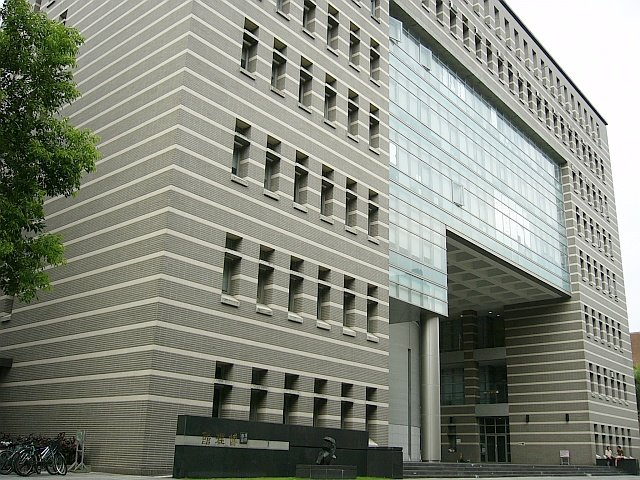
#> input picture canny/img/BL_01.jpg, 640 x 480 px
$ python canny_edge_detection.py -i ./img/BL_01.jpg -o ./img/BL_01_EDGE_01.jpg
#> lines starting #> are read from the running program, lines starting #| are printed output that depends on the picture; after the words box and inside, x2 and y2 are one past the last pixel; in counts of white or black regions, pixels touching at a corner belong together
### command usage:
### python canny_edge_detection.py -i [input file] -o [output file]

### command expamples:
### python canny_edge_detection.py -i ./img/BL_01.jpg -o ./img/BL_01_EDGE_01.jpg
### output expamples:
### ../
###   canny_edge_detection.py
###   img/
###     BL_01.jpg
###     BL_01_EDGE_01.jpg

### Reference:
### https://towardsdatascience.com/canny-edge-detection-step-by-step-in-python-computer-vision-b49c3a2d8123


import numpy as np
import cv2
from scipy import signal
from scipy import misc
from scipy import ndimage
import matplotlib.pyplot as plt
import argparse

def gaussian_kernel(size, sigma=1):
    size = int(size) // 2
    x, y = np.mgrid[-size:size+1, -size:size+1]
    normal = 1 / (2.0 * np.pi * sigma**2)
    g =  np.exp(-((x**2 + y**2) / (2.0*sigma**2))) * normal
    return g

def sobel_filters(img):
    Kx = np.array([[-1, 0, 1], [-2, 0, 2], [-1, 0, 1]], np.float32)
    Ky = np.array([[1, 2, 1], [0, 0, 0], [-1, -2, -1]], np.float32)

    Ix = ndimage.filters.convolve(img, Kx)
    Iy = ndimage.filters.convolve(img, Ky)

    G = np.hypot(Ix, Iy)
    G = G / G.max() * 255
    theta = np.arctan2(Iy, Ix)

    return (G, theta)

def non_max_suppression(img, D):
    M, N = img.shape
    Z = np.zeros((M,N), dtype=np.int32)
    angle = D * 180. / np.pi
    angle[angle < 0] += 180

    for i in range(1,M-1):
        for j in range(1,N-1):
            try:
                q = 255
                r = 255

                #angle 0
                if (0 <= angle[i,j] < 22.5) or (157.5 <= angle[i,j] <= 180):
                    q = img[i, j+1]
                    r = img[i, j-1]
                #angle 45
                elif (22.5 <= angle[i,j] < 67.5):
                    q = img[i+1, j-1]
                    r = img[i-1, j+1]
                #angle 90
                elif (67.5 <= angle[i,j] < 112.5):
                    q = img[i+1, j]
                    r = img[i-1, j]
                #angle 135
                elif (112.5 <= angle[i,j] < 157.5):
                    q = img[i-1, j-1]
                    r = img[i+1, j+1]

                if (img[i,j] >= q) and (img[i,j] >= r):
                    Z[i,j] = img[i,j]
                else:
                    Z[i,j] = 0

            except IndexError as e:
                pass

    return Z

def threshold(img, lowThresholdRatio=0.05, highThresholdRatio=0.09):

    highThreshold = img.max() * highThresholdRatio;
    lowThreshold = highThreshold * lowThresholdRatio;

    M, N = img.shape
    res = np.zeros((M,N), dtype=np.int32)

    weak = np.int32(25)
    strong = np.int32(255)

    strong_i, strong_j = np.where(img >= highThreshold)
    zeros_i, zeros_j = np.where(img < lowThreshold)

    weak_i, weak_j = np.where((img <= highThreshold) & (img >= lowThreshold))

    res[strong_i, strong_j] = strong
    res[weak_i, weak_j] = weak

    return (res, weak, strong)

def hysteresis(img, weak, strong=255):
    M, N = img.shape
    for i in range(1, M-1):
        for j in range(1, N-1):
            if (img[i,j] == weak):
                try:
                    if ((img[i+1, j-1] == strong) or (img[i+1, j] == strong) or (img[i+1, j+1] == strong)
                        or (img[i, j-1] == strong) or (img[i, j+1] == strong)
                        or (img[i-1, j-1] == strong) or (img[i-1, j] == strong) or (img[i-1, j+1] == strong)):
                        img[i, j] = strong
                    else:
                        img[i, j] = 0
                except IndexError as e:
                    pass
    return img

def canny(img_path, img_out_path):

#> called with img_path = './img/BL_01.jpg', img_out_path = './img/BL_01_EDGE_01.jpg'
    img = cv2.imread(img_path, cv2.IMREAD_GRAYSCALE)
#> img: shape (480, 640); min 0, max 255, mean 134.4
    grad = signal.convolve2d(img, gaussian_kernel(5, 1.4), boundary='symm')
    grad = cv2.normalize(grad.astype('float'), None, 0.0, 1.0, cv2.NORM_MINMAX)
    print("convolution done")

    #####   OpenCV stores images in BGR order instead of RGB
    #####   But this img is grayscale so it is fine to use plt without transmformation
    #####   still not sure why cv2.imshow() here fails

    #####   (Update)
    #####   I know why cv2.imshow() here fails
    #####   plz refer to https://www.mathworks.com/matlabcentral/answers/88934-images-don-t-show-with-imshow-after-converting-them-to-double for more

    # gaussian = cv2.GaussianBlur(img,(5,5),1)
    #####  There is default gaussian blur in CV module


    G, theta = sobel_filters(grad)
#> in sobel_filters, `Iy = ndimage.filters.convolve(img, Ky)`:
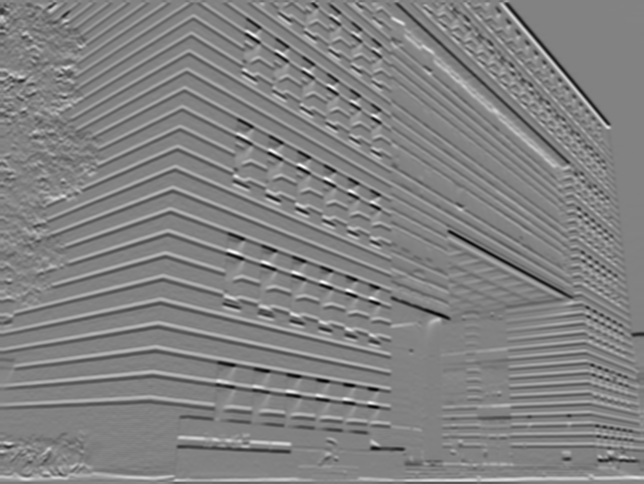
#> Iy: shape (484, 644) float64; min -1.55, max 1.48, mean -0.00407; drawn with min black and max white
#> in sobel_filters, `G = np.hypot(Ix, Iy)`:
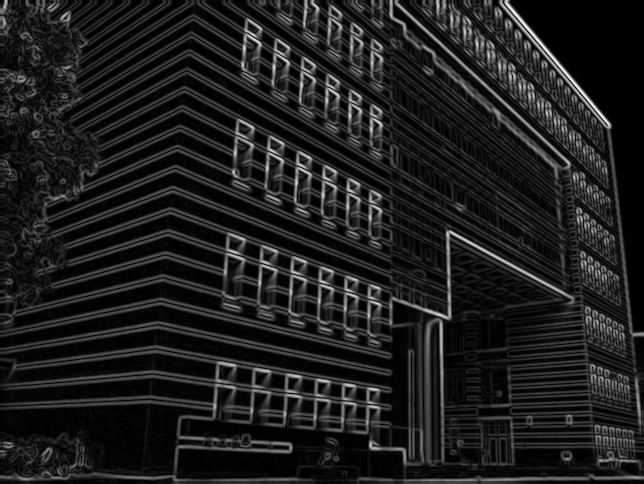
#> G: shape (484, 644) float64; min 0, max 1.92, mean 0.234; drawn with min black and max white
#> in sobel_filters, `theta = np.arctan2(Iy, Ix)`:
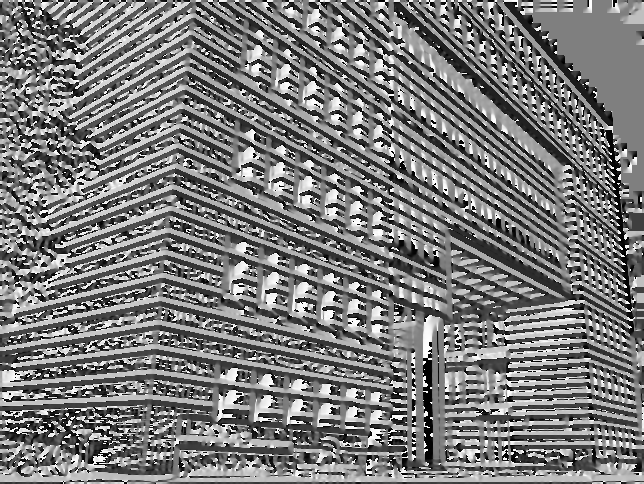
#> theta: shape (484, 644) float64; min -3.14, max 3.14, mean -0.125; drawn with min black and max white
    # print(np.shape(G))
    # print(np.shape(theta))
    #####   G is the magnitude of the gradient
    #####   theta is the slope of the gradient

    img3 = non_max_suppression(G, theta)
#> in non_max_suppression, `angle[angle < 0] += 180`:
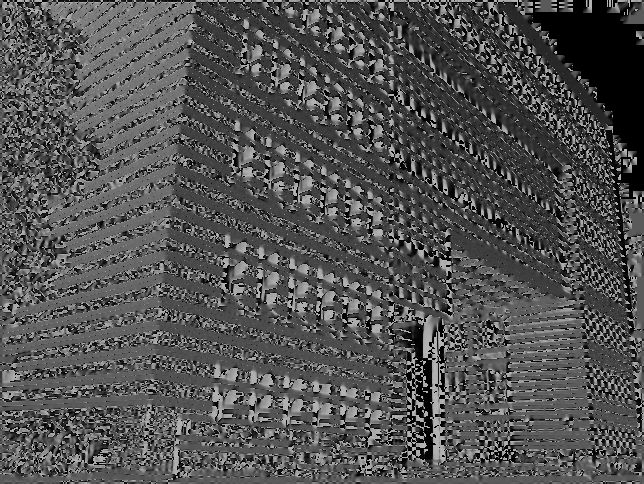
#> angle: shape (484, 644) float64; min 0, max 180, mean 82.1
#> after the loop in non_max_suppression, `for i in range(1,M-1):`:
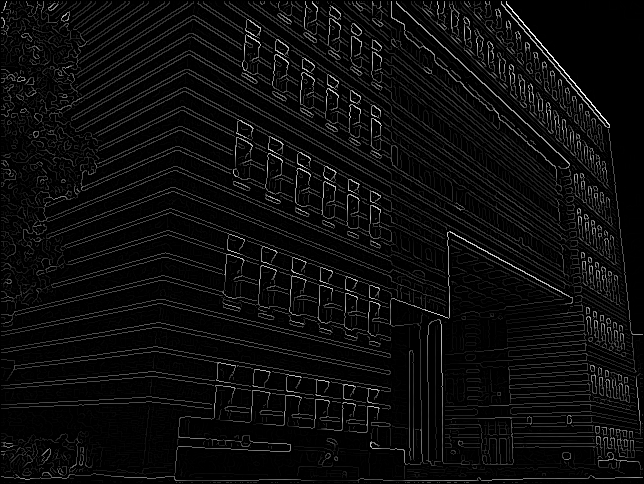
#> Z: shape (484, 644) int32; min 0, max 255, mean 11.9
    img_res, img_weak, img_strong = threshold(img3, 0.7, 0.2)
#> in threshold, `highThreshold = img.max() * highThresholdRatio;`: highThreshold = 51
#> in threshold, `lowThreshold = highThreshold * lowThresholdRatio;`: lowThreshold = 35.7
#> in threshold, `weak_i, weak_j = np.where((img <= highThreshold) & (img >= lowThreshol..`: weak_i = 10902 values from 1 to 482; weak_j = 10902 values, max 642 at index 9821, min 1 at index 1269, mean 347.9
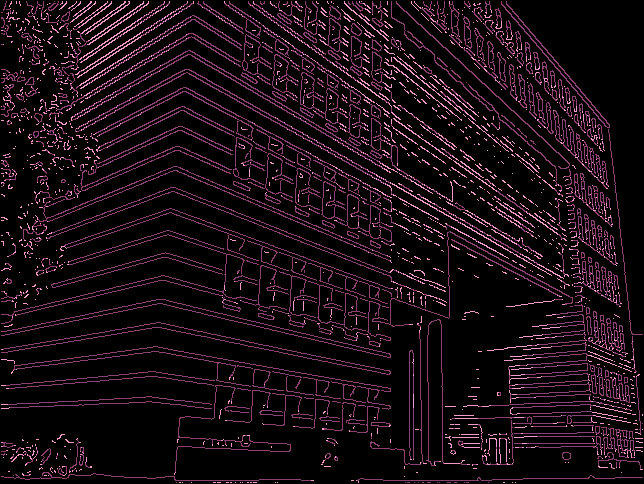
#> img_res: shape (484, 644) int32; 3 distinct labels, from 0 to 255; one colour per label, 0 black
#> img_weak = 25; img_strong = 255
    img7 = hysteresis(img_res, img_weak, img_strong)
#> after the loop in hysteresis, `for i in range(1, M-1):`:
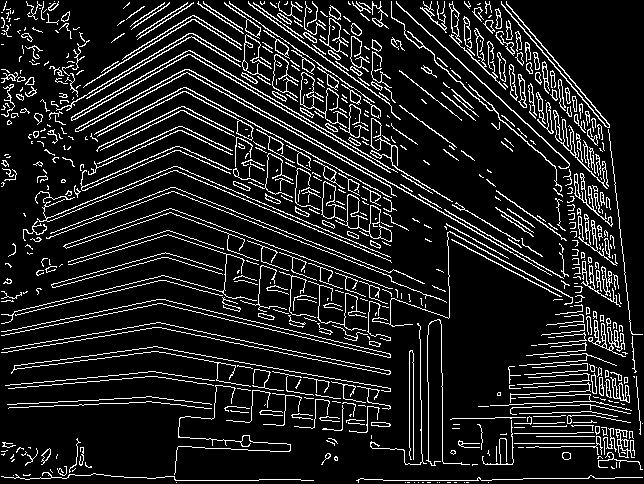
#> img: shape (484, 644) int32; 12.1% white in thin lines or dots

    # [7 lines of commented-out code are left out]

    print("start drawing")

    # [23 lines of commented-out code are left out]

    cv2.imwrite(img_out_path, img7)


# canny('./img/LB_05.jpg', './img/LB_05_EDGE_01.jpg')
# canny('./img/BL_01.jpg', './img/BL_01_EDGE_01.jpg')
# canny('./img/BL_02.jpg', './img/BL_02_EDGE_01.jpg')

if __name__=='__main__':

    parser = argparse.ArgumentParser(description='Canny')

    parser.add_argument('-i', metavar = 'input file name', required = True, type = str,
                        help = 'input directory')
    parser.add_argument('-o', metavar = 'output file name', required = True, type = str,
                        help = 'output directory')

    args = parser.parse_args()
    canny(args.i, args.o)

$ run again, with canny/img/LB_01.jpg copied over canny/img/BL_01.jpg
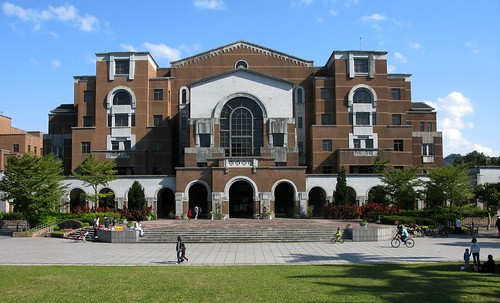
#> input picture canny/img/LB_01.jpg, 500 x 303 px
#> highThreshold = 51
#> lowThreshold = 35.7
#> strong_i = 11657 values from 5 to 303; strong_j = 11657 values, max 502 at index 4935, min 1 at index 3614, mean 255.1
#> weak_i = 2772 values from 4 to 303; weak_j = 2772 values, max 502 at index 2589, min 1 at index 594, mean 249.1
#> in canny, `img_res, img_weak, img_strong = threshold(img3, 0.7, 0.2)`:
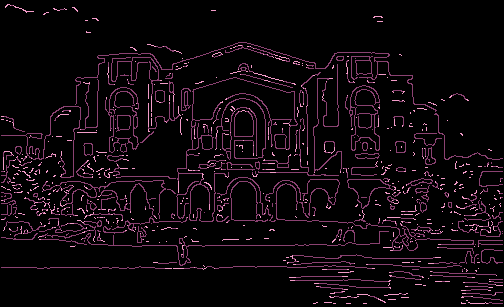
#> img_res: shape (307, 504) int32; 3 distinct labels, from 0 to 255; one colour per label, 0 black
#> img_weak = 25; img_strong = 255
#> after the loop in hysteresis, `for i in range(1, M-1):`:
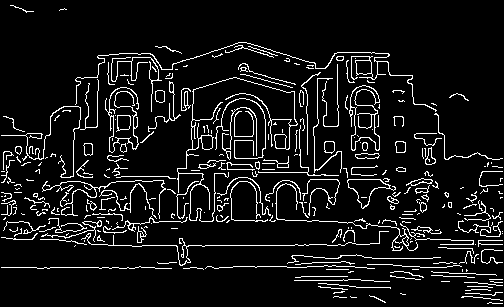
#> img: shape (307, 504) int32; 8.3% white in thin lines or dots

$ run again, with canny/img/LB_02.jpg copied over canny/img/BL_01.jpg
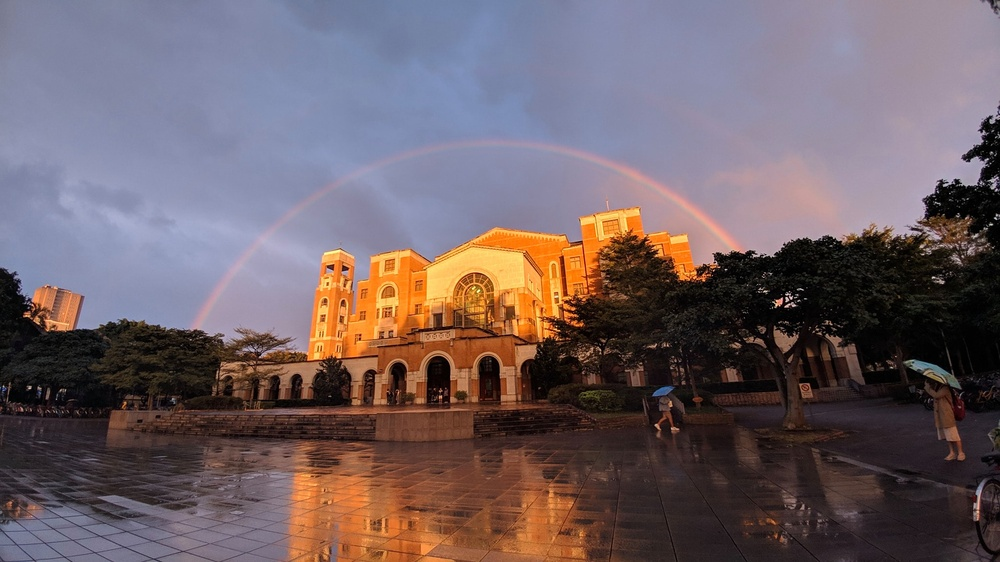
#> input picture canny/img/LB_02.jpg, 1000 x 562 px, shrunk from 2048 x 1152 before the run
#> highThreshold = 51
#> lowThreshold = 35.7
#> strong_i = 16929 values from 1 to 564; strong_j = 16929 values, max 1002 at index 15, min 1 at index 3355, mean 517.4
#> weak_i = 8656 values from 1 to 564; weak_j = 8656 values, max 1002 at index 56, min 1 at index 2453, mean 457.4
#> in canny, `img_res, img_weak, img_strong = threshold(img3, 0.7, 0.2)`:
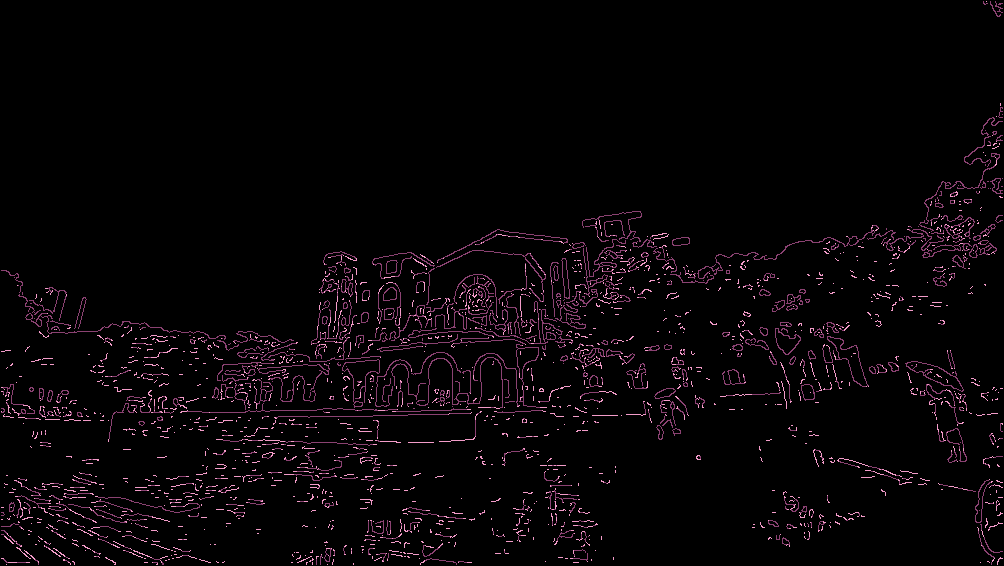
#> img_res: shape (566, 1004) int32; 3 distinct labels, from 0 to 255; one colour per label, 0 black
#> img_weak = 25; img_strong = 255
#> after the loop in hysteresis, `for i in range(1, M-1):`:
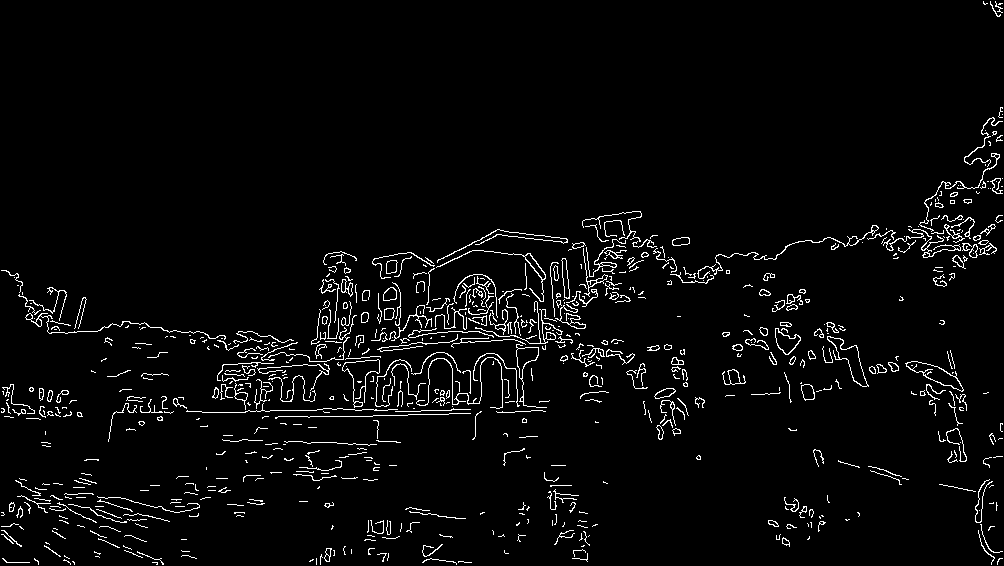
#> img: shape (566, 1004) int32; 3.5% white in thin lines or dots

$ run again, with canny/img/LB_03.jpg copied over canny/img/BL_01.jpg
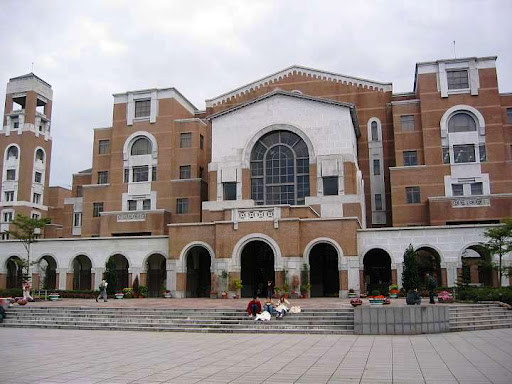
#> input picture canny/img/LB_03.jpg, 512 x 384 px
#> highThreshold = 51
#> lowThreshold = 35.7
#> strong_i = 12729 values from 58 to 337; strong_j = 12729 values, max 514 at index 1125, min 1 at index 2831, mean 252.3
#> weak_i = 3117 values from 43 to 386; weak_j = 3117 values, max 514 at index 281, min 1 at index 870, mean 265.1
#> img_res: shape (388, 516) int32; 3 distinct labels, from 0 to 255
#> img_weak = 25; img_strong = 255
#> after the loop in hysteresis, `for i in range(1, M-1):`:
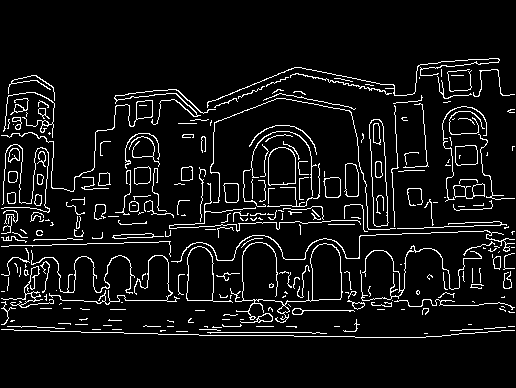
#> img: shape (388, 516) int32; 7% white in thin lines or dots, all inside (x1, y1, x2, y2) = (1, 58, 515, 338)
